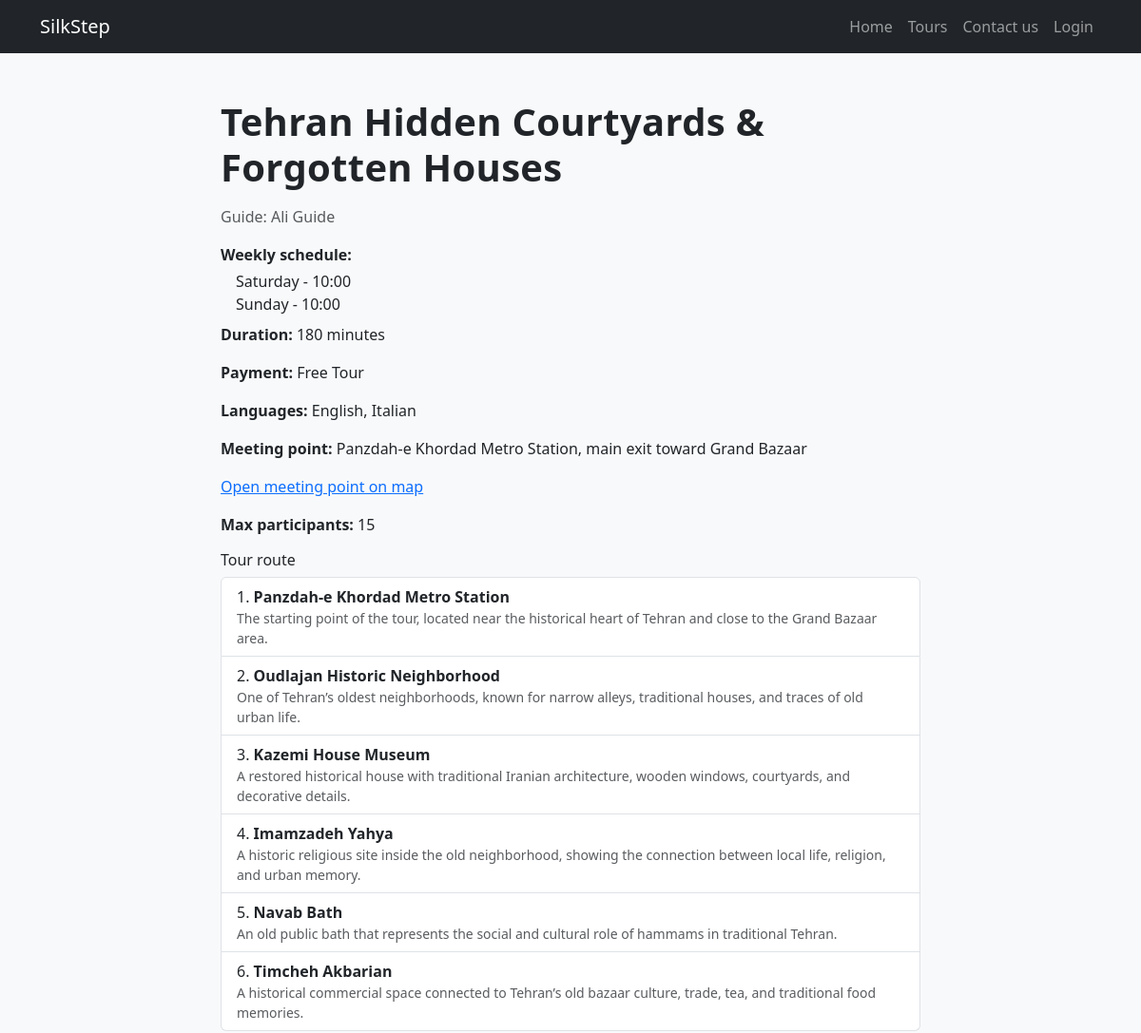
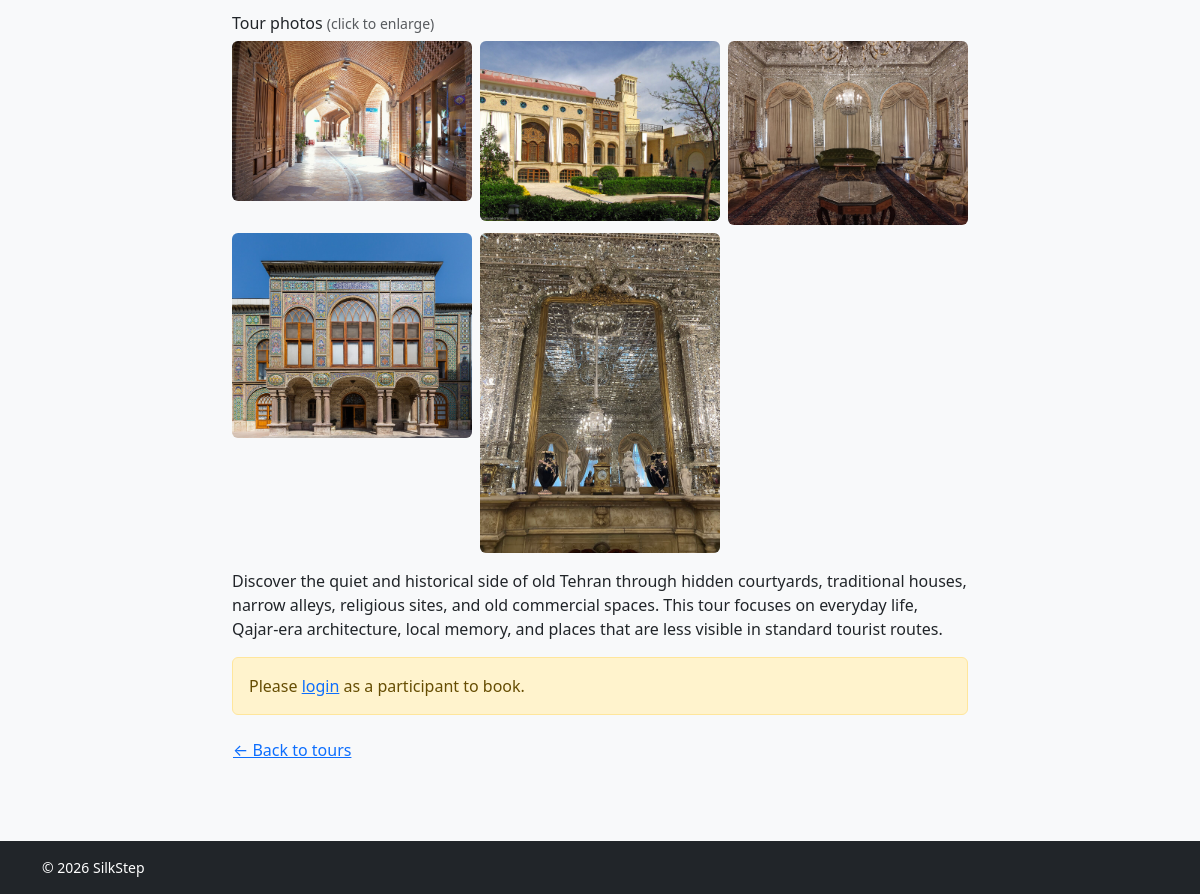
The page /tour/1 on the database its author committed (2 pictures, top to bottom).
### tables this page shows
CREATE TABLE tours (
    id INTEGER PRIMARY KEY AUTOINCREMENT,
    title TEXT NOT NULL,
    schedule TEXT NOT NULL,
    duration TEXT NOT NULL,
    payment TEXT NOT NULL,
    summary TEXT NOT NULL
, guide_id INTEGER, meeting_point TEXT, max_participants INTEGER DEFAULT 15, photo_url TEXT, meeting_map_link TEXT, duration_minutes INTEGER);

CREATE TABLE tour_schedule (
    tour_id INTEGER NOT NULL,
    weekday INTEGER NOT NULL,
    start_time TEXT NOT NULL,
    PRIMARY KEY (tour_id, weekday),
    FOREIGN KEY (tour_id) REFERENCES tours(id) ON DELETE CASCADE
);

CREATE TABLE tour_stops (
    id INTEGER PRIMARY KEY AUTOINCREMENT,
    tour_id INTEGER NOT NULL,
    stop_order INTEGER NOT NULL,
    name TEXT NOT NULL,
    description TEXT NOT NULL,
    FOREIGN KEY (tour_id) REFERENCES tours(id) ON DELETE CASCADE
);

CREATE TABLE tour_photos (
    id INTEGER PRIMARY KEY AUTOINCREMENT,
    tour_id INTEGER NOT NULL,
    photo_path TEXT NOT NULL,
    sort_order INTEGER NOT NULL DEFAULT 1,
    FOREIGN KEY (tour_id) REFERENCES tours(id) ON DELETE CASCADE
);

### app.py (the view)
@app.route("/tour/<int:tour_id>")
def tour_detail(tour_id):
    tour = tours_dao.get_tour_by_id(tour_id)
    if not tour:
        return "Tour not found", 404
    tour_data = dict(tour)
    langs = tours_dao.get_languages_for_tour(tour_id)
    tour_data["languages"] = ", ".join(langs) if langs else "Not set"
    guide = users_dao.get_user_by_id(tour_data.get("guide_id")) if tour_data.get("guide_id") else None
    tour_data["guide_name"] = f"{guide['name']} {guide['surname']}" if guide else "SilkStep"
    photos = [dict(p) for p in tour_photos_dao.get_photos_for_tour(tour_id)]
    stops = [dict(s) for s in tour_stops_dao.get_stops_for_tour(tour_id)]
    tour_data["photo_src"] = tour_photo_src(photos[0]["photo_path"] if photos else tour_data.get("photo_url"))
    day_names = dict(WEEKDAYS)
    schedule_rows = tour_schedule_dao.get_schedule_for_tour(tour_id)
    schedule = [
        {"day": day_names[s["weekday"]], "start_time": s["start_time"]}
        for s in schedule_rows
    ]
    schedule_weekdays = [s["weekday"] for s in schedule_rows]
    return render_template(
        "tour_detail.html",
        tour=tour_data,
        photos=photos,
        stops=stops,
        schedule=schedule,
        schedule_weekdays=schedule_weekdays,
        today=date.today().isoformat(),
        booking_error=request.args.get("booking_error", ""),
    )

### helpers.py (called while the page is built)
def tour_photo_src(photo_url):
    if not photo_url:
        return ""
    if photo_url.startswith("http"):
        return photo_url
    return url_for("static", filename=photo_url)

### tour_photos_dao.py (called while the page is built)
def get_photos_for_tour(tour_id):
    conn = sqlite3.connect("silkstep.db")
    conn.row_factory = sqlite3.Row
    rows = conn.execute(
        "SELECT id, tour_id, photo_path, sort_order FROM tour_photos WHERE tour_id = ? ORDER BY sort_order, id",
        (tour_id,),
    ).fetchall()
    conn.close()
    return rows

### tour_schedule_dao.py (called while the page is built)
def get_schedule_for_tour(tour_id):
    conn = sqlite3.connect("silkstep.db")
    conn.row_factory = sqlite3.Row
    rows = conn.execute(
        """
        SELECT weekday, start_time
        FROM tour_schedule
        WHERE tour_id = ?
        ORDER BY weekday
        """,
        (tour_id,),
    ).fetchall()
    conn.close()
    return rows

### tour_stops_dao.py (called while the page is built)
def get_stops_for_tour(tour_id):
    conn = sqlite3.connect("silkstep.db")
    conn.row_factory = sqlite3.Row
    rows = conn.execute(
        """
        SELECT id, tour_id, stop_order, name, description
        FROM tour_stops
        WHERE tour_id = ?
        ORDER BY stop_order, id
        """,
        (tour_id,),
    ).fetchall()
    conn.close()
    return rows

### tours_dao.py (called while the page is built)
def get_tour_by_id(tour_id):
    conn = sqlite3.connect("silkstep.db")
    conn.row_factory = sqlite3.Row
    row = conn.execute("SELECT * FROM tours WHERE id = ?", (tour_id,)).fetchone()
    conn.close()
    return row

def get_languages_for_tour(tour_id):
    conn = sqlite3.connect("silkstep.db")
    rows = conn.execute(
        "SELECT language FROM tour_languages WHERE tour_id = ? ORDER BY language",
        (tour_id,),
    ).fetchall()
    conn.close()
    return [row[0] for row in rows]

### users_dao.py (called while the page is built)
def get_user_by_id(user_id):
    conn = sqlite3.connect("silkstep.db")
    conn.row_factory = sqlite3.Row
    row = conn.execute("SELECT * FROM users WHERE id = ?", (user_id,)).fetchone()
    conn.close()
    return row

### templates/tour_detail.html (shortened to what this page needs)
{% extends "base.html" %}
{% block content %}
<section class="container py-5 mw-760">
  <h1 class="mb-3">{{ tour.title }}</h1>
  <p class="text-muted mb-3">Guide: {{ tour.guide_name }}</p>
  {% if schedule %}
    <p class="mb-1"><strong>Weekly schedule:</strong></p>
    <ul class="list-unstyled ms-3 mb-2">
      {% for s in schedule %}
        <li>{{ s.day }} - {{ s.start_time }}</li>
      {% endfor %}
    </ul>
  {% else %}
    <p><strong>Schedule:</strong> {{ tour.schedule }}</p>
  {% endif %}
  <p><strong>Duration:</strong>
    {% if tour.duration_minutes %}{{ tour.duration_minutes }} minutes{% else %}{{ tour.duration }}{% endif %}
  </p>
  <p><strong>Payment:</strong> {{ tour.payment }}</p>
  <p><strong>Languages:</strong> {{ tour.languages }}</p>
  <p><strong>Meeting point:</strong> {{ tour.meeting_point or "Not set" }}</p>
  {% if tour.meeting_map_link %}
    <p><a href="{{ tour.meeting_map_link }}" target="_blank" rel="noopener">Open meeting point on map</a></p>
  {% endif %}
  <p><strong>Max participants:</strong> {{ tour.max_participants or "Not set" }}</p>
  {% if stops %}
    <h2 class="h6 mt-3">Tour route</h2>
    <ol class="list-group list-group-numbered mb-3">
      {% for s in stops %}
      <li class="list-group-item">
        <strong>{{ s.name }}</strong>
        {% if s.description %}
          <p class="mb-0 text-muted small">{{ s.description }}</p>
        {% endif %}
      </li>
      {% endfor %}
    </ol>
  {% endif %}
  {% if photos %}
    <h2 class="h6">Tour photos <span class="text-muted small">(click to enlarge)</span></h2>
    <div class="row g-2 mb-3">
      {% for p in photos %}
      <div class="col-6 col-md-4">
        <img src="{{ url_for('static', filename=p.photo_path) }}"
             class="img-fluid rounded photo-thumb"
             alt="{{ tour.title }}"
             data-bs-toggle="modal"
             data-bs-target="#photoModal"
             data-full-src="{{ url_for('static', filename=p.photo_path) }}">
      </div>
      {% endfor %}
    </div>
  {% else %}
    <p class="text-muted small">no photos for this tour yet</p>
  {% endif %}
  <p>{{ tour.summary }}</p>
  {% if current_user.role == 'participant' %}
    <hr>
    <h2 class="h5 mb-3">Book this tour</h2>
    {% if booking_error %}
      <div class="alert alert-warning mb-3">{{ booking_error }}</div>
    {% endif %}
    <form method="POST" action="{{ url_for('book_tour', tour_id=tour.id) }}">
      <div class="mb-3 mw-280">
        <label class="form-label">Tour date</label>
        <input type="date" name="txt_tour_date" id="tour_date" class="form-control"
               min="{{ today }}" required>
        {% if schedule %}
          <p class="text-muted small mb-0 mt-1">Runs on:
            {% for s in schedule %}{{ s.day }}{% if not loop.last %}, {% endif %}{% endfor %}</p>
        {% endif %}
        <p id="spots_info" class="text-muted small mb-0 mt-1">Pick a date to see spots left.</p>
      </div>
      <div class="mb-3 mw-280">
        <label class="form-label">How many people?</label>
        <input type="number" name="txt_party_size" id="party_size" class="form-control"
        min="1" max="{% if tour.max_participants and tour.max_participants < 4 %}{{ tour.max_participants }}{% else %}4{% endif %}"
        value="1" required>
        <p class="text-muted small">Include yourself in the count.</p>
      </div>
      <div id="guest_fields" class="mb-3 d-none">
        <label class="form-label">Additional participants</label>
        <p class="text-muted small">Add first and last name for each extra person.</p>
        {% for i in range(1, 4) %}
        <div class="border rounded p-2 mb-2 guest-field d-none" data-guest-index="{{ i }}">
          <p class="small fw-bold mb-1">Extra person {{ i }}</p>
          <div class="row g-2">
            <div class="col-md-6">
              <input type="text" name="txt_guest_first_{{ i }}" class="form-control guest-input"
                     placeholder="First name">
            </div>
            <div class="col-md-6">
              <input type="text" name="txt_guest_last_{{ i }}" class="form-control guest-input"
                     placeholder="Last name">
            </div>
          </div>
        </div>
        {% endfor %}
      </div>
      <div class="mb-3">
        <label class="form-label">Notes (optional)</label>
        <textarea name="txt_notes" class="form-control" rows="2"
          placeholder="e.g. 2 adults + 1 child, we prefer slow pace"></textarea>
      </div>
      <div class="mb-3">
        <label class="form-label">Contact for announcements</label>
        <p class="text-muted small">We use this to send tour updates (time changes, weather, etc.). Give email and/or phone.</p>
        <div class="mb-2">
          <label class="form-label small text-muted">Email</label>
          <input type="email" name="txt_announce_email" class="form-control"
                 value="{{ current_user.email }}" placeholder="you@example.com">
        </div>
        <div>
          <label class="form-label small text-muted">Phone (optional)</label>
          <input type="tel" name="txt_announce_phone" class="form-control"
                 placeholder="e.g. +98 912 000 0000">
        </div>
      </div>
      <button type="submit" class="btn btn-primary">Book now</button>
    </form>
    <div class="alert alert-info mt-3 mb-0">
      <strong>Need a larger group or a private tour?</strong><br>
      If you need more spots than available, or a different date, contact us at
      <a href="mailto:contact@silkstep.com">contact@silkstep.com</a>.
    </div>
  {% elif current_user.role == 'guide' %}
    <div class="alert alert-info mt-3 mb-0">Guides cannot book tours.</div>
  {% elif current_user.role == 'admin' %}
    <div class="alert alert-secondary mt-3 mb-0">Admin view only.</div>
  {% else %}
    <div class="alert alert-warning mt-3 mb-0">
      Please <a href="{{ url_for('login') }}">login</a> as a participant to book.
    </div>
  {% endif %}
  <a href="{{ url_for('tours') }}" class="btn btn-link mt-3 ps-0">← Back to tours</a>
</section>
{% endblock %}

### static/css/style.css (style rules this page uses)
body { background-color: #f8f9fa; color: #212529; }
h1 { font-weight: 700; letter-spacing: 0.3px; }
.photo-thumb { cursor: pointer; transition: opacity 0.2s ease; }
.mw-760 { max-width: 760px; }

### rows shown on the page
tours: title "Tehran Hidden Courtyards & Forgotten Houses", duration_minutes "180", payment "Free Tour", meeting_point "Panzdah-e Khordad Metro Station, main exit toward Grand Bazaar", max_participants "15", summary "Discover the quiet and historical side of old Tehran through hidden courtyards, traditional houses, narrow alleys, religious sites, and old commercial spaces. This tour focuses on everyday life, Qajar-era architecture, local memory, and places that are less visible in standard tourist routes."
tour_schedule: day "Saturday", start_time "10:00"
tour_schedule: day "Sunday", start_time "10:00"
tour_stops: name "Panzdah-e Khordad Metro Station", description "The starting point of the tour, located near the historical heart of Tehran and close to the Grand Bazaar area."
tour_stops: name "Oudlajan Historic Neighborhood", description "One of Tehran’s oldest neighborhoods, known for narrow alleys, traditional houses, and traces of old urban life."
tour_stops: name "Kazemi House Museum", description "A restored historical house with traditional Iranian architecture, wooden windows, courtyards, and decorative details."
tour_stops: name "Imamzadeh Yahya", description "A historic religious site inside the old neighborhood, showing the connection between local life, religion, and urban memory."
tour_stops: name "Navab Bath", description "An old public bath that represents the social and cultural role of hammams in traditional Tehran."
tour_stops: name "Timcheh Akbarian", description "A historical commercial space connected to Tehran’s old bazaar culture, trade, tea, and traditional food memories."
tour_photos: photo_path (picture)
tour_photos: photo_path (picture)
tour_photos: photo_path (picture)
tour_photos: photo_path (picture)
tour_photos: photo_path (picture)

### other values the page prints
{{ tour.guide_name }} "Ali Guide"
{{ tour.languages }} "English, Italian"
